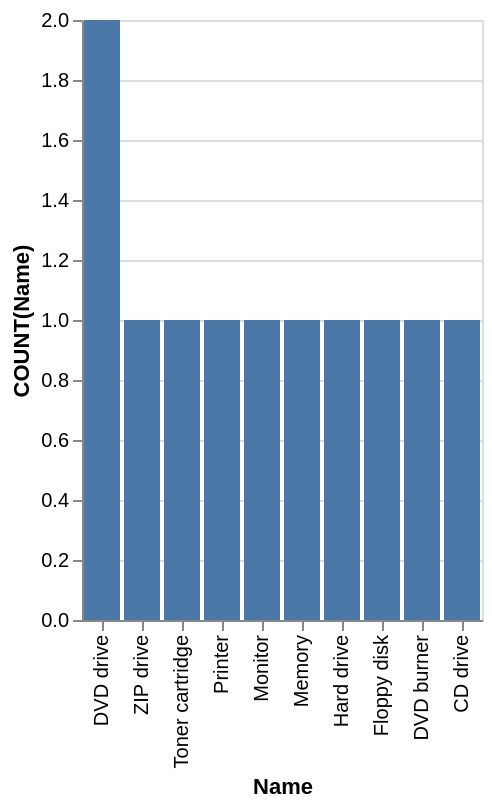

Write the Vega-Lite specification saved for this chart.
### Vega-Lite specification from a JSON file in a GitHub repository (floating-point values rounded to 4 significant figures)
{"data": {"values": [{"x_data": "DVD drive", "y_data": 2}, {"x_data": "ZIP drive", "y_data": 1}, {"x_data": "Toner cartridge", "y_data": 1}, {"x_data": "Printer", "y_data": 1}, {"x_data": "Monitor", "y_data": 1}, {"x_data": "Memory", "y_data": 1}, {"x_data": "Hard drive", "y_data": 1}, {"x_data": "Floppy disk", "y_data": 1}, {"x_data": "DVD burner", "y_data": 1}, {"x_data": "CD drive", "y_data": 1}]}, "mark": "bar", "encoding": {"x": {"field": "x_data", "type": "nominal", "title": "Name", "sort": {"op": "sum", "field": "y_data", "order": "descending"}}, "y": {"field": "y_data", "type": "quantitative", "title": "COUNT(Name)"}}}
